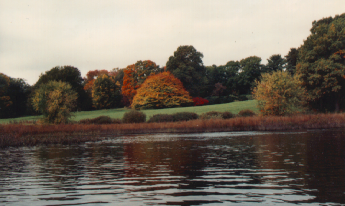
%> input picture images/autumn.tiff, 345 x 206 px
$ octave --eval "result = GaLa_Filter(imread('autumn.tiff'));"   (GNU Octave 9; MATLAB toolbox functions it lacks are replaced by stand-ins)
%> lines starting %> are read from the running program, lines starting %| are printed output that depends on the picture
function out = GaLa_Filter(Image)
    subplot(2,2,1); imshow(Image);title('Original Image');
    h = [-1 -1 -1; -1 9 -1; -1 -1 -1];
    I2= imfilter(Image,h);
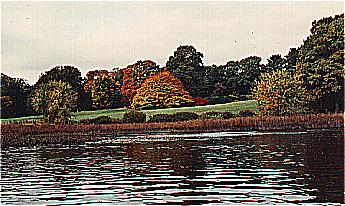
%> I2: size 206x345x3 uint8; mean R, G, B 127.3, 118.4, 106.7
    subplot(2,2,4); imshow(I2); title('Laplace Filter');
    g = [1 4 7 4 1;4 16 26 16 4; 7 26 41 26 7; 4 16 26 16 4; 1 4 7 4 1]./273;
    I3= imfilter(Image,g);
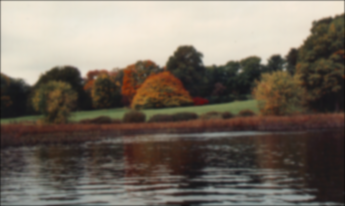
%> I3: size 206x345x3 uint8; mean R, G, B 118.8, 109.3, 98.2
    subplot(2,2,3); imshow(I3); title('Gaussian Filter');
    l2 = [0 -1 0; -1 4 -1; 0 -1 0];
    I2= imfilter(Image,l2);
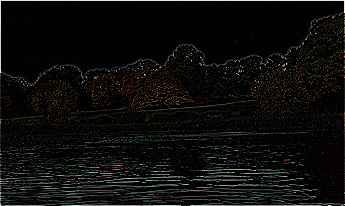
%> I2: size 206x345x3 uint8; mean R, G, B 13.3, 13.1, 11.7
    subplot(2,2,2); imshow(I2); title('Laplace');
    out =1;
end

$ run again, on images/blocks.tiff
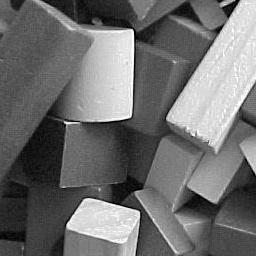
%> input picture images/blocks.tiff, 256 x 256 px
%> in GaLa_Filter, `I2= imfilter(Image,h);`:
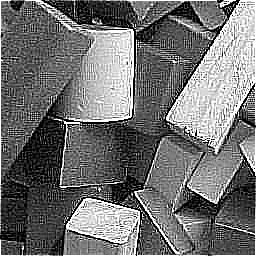
%> I2: size 256x256 uint8; min 0, max 255, mean 112.4
%> in GaLa_Filter, `I2= imfilter(Image,l2);`:
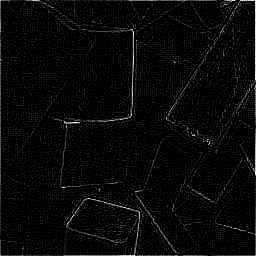
%> I2: size 256x256 uint8; min 0, max 255, mean 8.7

$ run again, on images/board.tiff
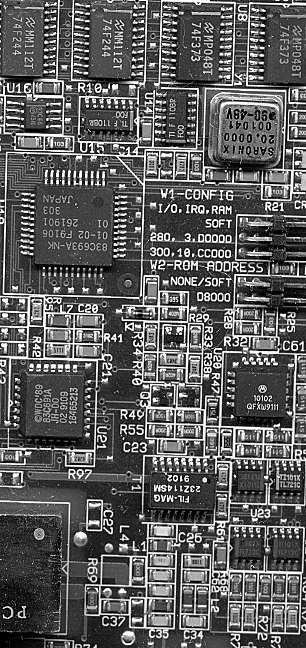
%> input picture images/board.tiff, 306 x 648 px
%> in GaLa_Filter, `I2= imfilter(Image,h);`:
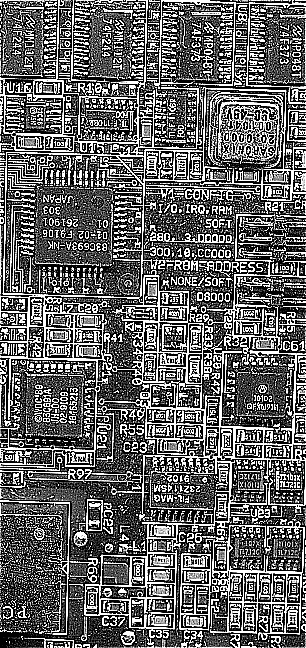
%> I2: size 648x306 uint8; min 0, max 255, mean 100.9
%> in GaLa_Filter, `I2= imfilter(Image,l2);`:
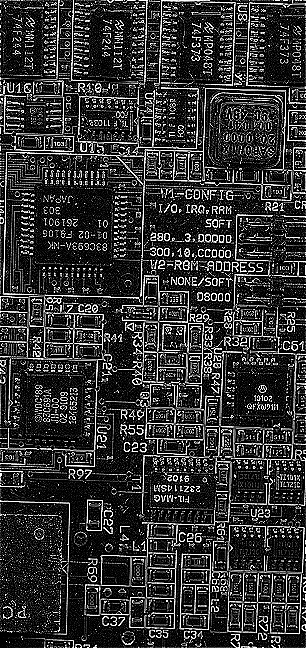
%> I2: size 648x306 uint8; min 0, max 255, mean 51
